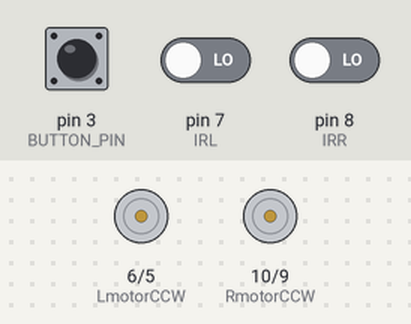
This sketch was run on a simulated Arduino Uno, built with avr-gcc and run on an emulated ATmega328P. On the bench: motor-driver pin pairs drawn as motors (green arrow = first pin HIGH = forward, orange = second pin HIGH = backward, longer = more drive). The test bench sets the inputs (shaded band); at power-on: pin 7 (IRL) LOW, pin 8 (IRR) LOW, pin 3 (BUTTON_PIN) HIGH.

Above: at 1.2 s.
1.3 s: pin 7 (IRL) driven HIGH
At 1.9 s:
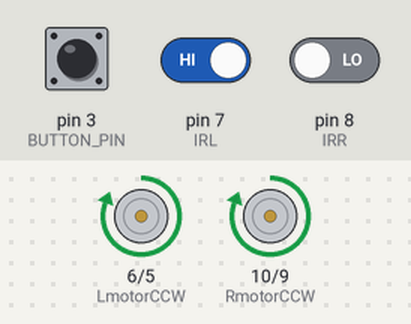
2.8 s: pin 8 (IRR) driven HIGH
At 4.0 s:
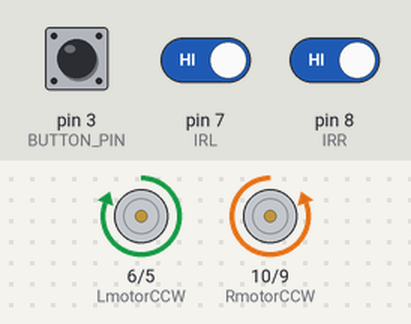
4.3 s: pin 7 (IRL) driven LOW
At 5.4 s:
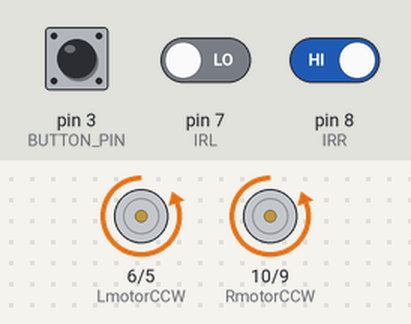
5.8 s: pin 8 (IRR) driven LOW
At 6.5 s:
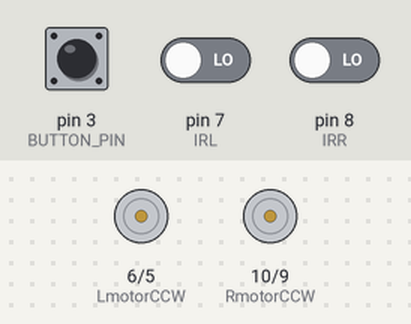
Timing chart, 0 to 8.3 s (numbered marks = the images above; inputs shaded):
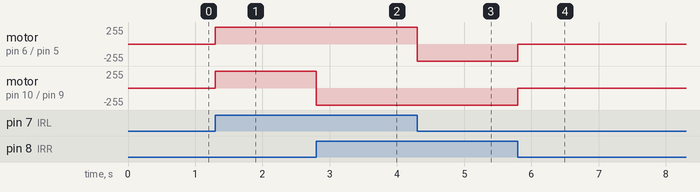

The sketch:

line_tracer.ino
```cpp
/*
 * 적재 구간 정지·재출발 제어 — 개발 경험 기반 참고 구현.
 * Pi: 0=사람 없음, 1=사람 있음 / Arduino: 정지구간 판별
 * 색상 임계값과 재출발 무시 시간은 개발 실험에 근거한 예시값.
 */
#include <Wire.h>
#include <Adafruit_TCS34725.h>

#define LmotorCW 5
#define LmotorCCW 6
#define RmotorCW 9
#define RmotorCCW 10
#define IRL 7
#define IRR 8
#define BUTTON_PIN 3

const int SPEED = 255;
const int RED_THRESHOLD = 5;      // 라벨·테이프 색상에 맞춰 조정
const unsigned long IGNORE_MS = 2000;  // 재출발 직후 정지 조건 무시 시간(환경에 맞게 조정)

Adafruit_TCS34725 sensor(
    TCS34725_INTEGRATIONTIME_50MS, TCS34725_GAIN_4X);

bool personPresent = false;
bool stopped = false;
bool wasButtonDown = false;
bool ignoringConditions = false;
unsigned long restartedAt = 0;

void motors(int lCW, int lCCW, int rCW, int rCCW) {
  analogWrite(LmotorCW, lCW);
  analogWrite(LmotorCCW, lCCW);
  analogWrite(RmotorCW, rCW);
  analogWrite(RmotorCCW, rCCW);
}

void stopMotor() { motors(0, 0, 0, 0); }

void lineTrace() {
  int l = digitalRead(IRL), r = digitalRead(IRR);
  if (l == HIGH && r == HIGH) motors(0, SPEED, SPEED, 0);
  else if (l == LOW && r == HIGH) motors(SPEED, 0, SPEED, 0);
  else if (l == HIGH && r == LOW) motors(0, SPEED, 0, SPEED);
  else stopMotor();
}

void receivePersonFlag() {
  while (Serial.available()) {
    int incoming = Serial.read();
    if (incoming == '0') personPresent = false;
    else if (incoming == '1') personPresent = true;
  }
}

bool atStopZone() {
  uint16_t r, g, b, clear;
  sensor.getRawData(&r, &g, &b, &clear);
  int red = map(r, 0, 21504, 0, 1025);
  return red >= RED_THRESHOLD;
}

void setup() {
  pinMode(LmotorCW, OUTPUT); pinMode(LmotorCCW, OUTPUT);
  pinMode(RmotorCW, OUTPUT); pinMode(RmotorCCW, OUTPUT);
  pinMode(IRL, INPUT); pinMode(IRR, INPUT);
  pinMode(BUTTON_PIN, INPUT_PULLUP);
  Serial.begin(9600);
  stopMotor();
  if (!sensor.begin()) while (true) stopMotor();
}

void loop() {
  receivePersonFlag();

  bool buttonDown = digitalRead(BUTTON_PIN) == LOW;
  if (buttonDown && !wasButtonDown) {
    stopped = false;
    ignoringConditions = true;
    restartedAt = millis();
  }
  wasButtonDown = buttonDown;

  if (ignoringConditions && millis() - restartedAt >= IGNORE_MS)
    ignoringConditions = false;

  // 재출발 직후에는 색상과 사람 신호 모두 정지 판단에서 제외.
  if (!ignoringConditions && !stopped && personPresent && atStopZone())
    stopped = true;

  if (stopped) stopMotor();
  else lineTrace();
}
```

Measured:
- after the input at 1.3 s, motor on pin 6 (LmotorCCW) / pin 5 (LmotorCW), motor on pin 10 (RmotorCCW) / pin 9 (RmotorCW): stopped → forward 255/255 at once
- after the input at 2.8 s, motor on pin 10 (RmotorCCW) / pin 9 (RmotorCW): forward 255/255 → backward 255/255 at once
- after the input at 4.3 s, motor on pin 6 (LmotorCCW) / pin 5 (LmotorCW): forward 255/255 → backward 255/255 at once
- after the input at 5.8 s, motor on pin 6 (LmotorCCW) / pin 5 (LmotorCW), motor on pin 10 (RmotorCCW) / pin 9 (RmotorCW): backward 255/255 → stopped at once
